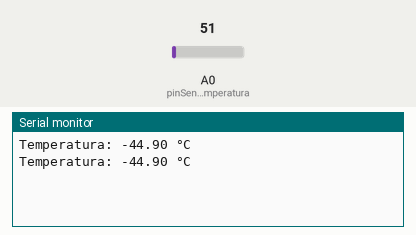
The sketch below on a simulated Arduino Uno, built with avr-gcc and run on an emulated ATmega328P. On the bench: the last lines printed to the serial monitor. The test bench sets the inputs (shaded band); at power-on: A0 (pinSensorTemperatura) = 51.

Above: at 1.8 s.
1.9 s: A0 (pinSensorTemperatura) set to 61
At 2.6 s:
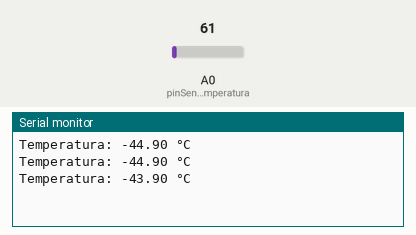
3.4 s: A0 (pinSensorTemperatura) set to 71
At 4.8 s:
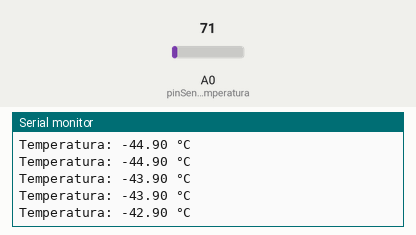
Timing chart, 0 to 6.4 s (numbered marks = the images above; inputs shaded):
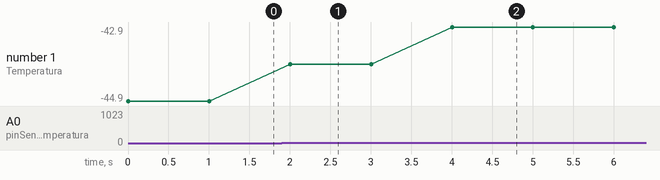

The sketch:

TMP.ino
```cpp
const int pinSensorTemperatura = A0; // Pin analógico donde está conectado el sensor de temperatura

void setup() {
  Serial.begin(9600); // Iniciar comunicación serial a 9600 baudios
}

void loop() {
  // Leer el valor analógico del sensor de temperatura
  int lecturaSensor = analogRead(pinSensorTemperatura);

  // Convertir el valor leído a temperatura en grados Celsius
  float temperaturaCelsius = convertirLecturaATemperatura(lecturaSensor);

  // Imprimir la temperatura en el monitor serial
  Serial.print("Temperatura: ");
  Serial.print(temperaturaCelsius);
  Serial.println(" °C");

  delay(1000); // Esperar 1 segundo antes de realizar la siguiente lectura
}

float convertirLecturaATemperatura(int lectura) {
  // Coeficientes para la conversión lineal
  float a = 0.1; // Ajusta este valor según tu sensor
  float b = -50; // Ajusta este valor según tu sensor

  // Conversión lineal de la lectura a temperatura
  float temperatura = a * lectura + b;

  return temperatura;
}
```

Measured:
- after the input at 1.9 s, the serial monitor: prints a new line after 0.10 s (image 1)
- after the input at 3.4 s, the serial monitor: prints a new line after 0.60 s (image 2)
- plotted number 1: -44.9 → -43.9 after the input at 1.9 s, -43.9 → -42.9 after the input at 3.4 s
